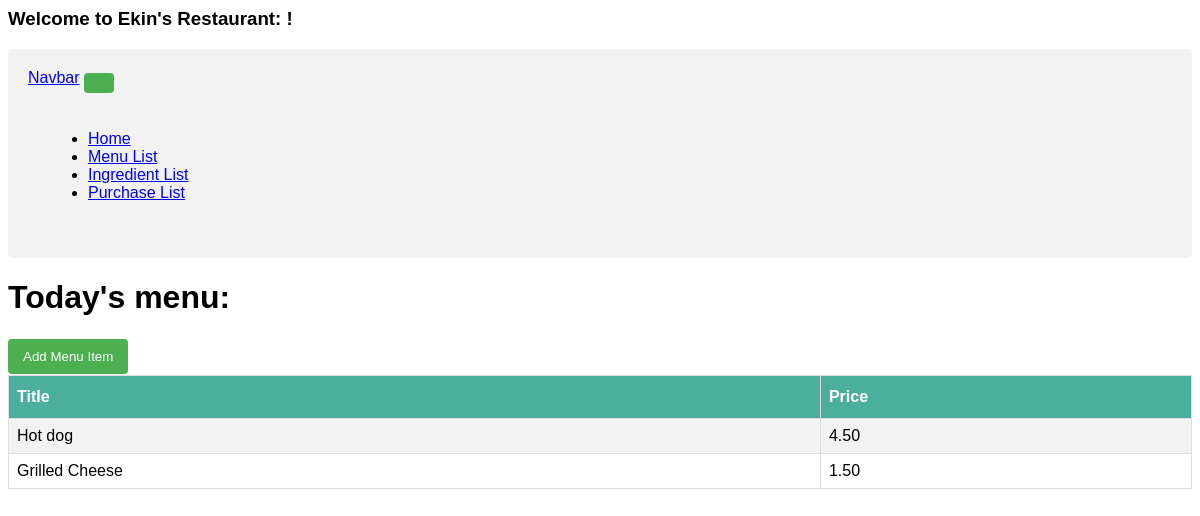
Page /inventory/menu/list on the committed database.
### inventory/models.py (models this page shows)
class MenuItem(models.Model):
    title       = models.TextField()
    price       = models.DecimalField(decimal_places=2,max_digits=4)

### inventory/views.py (the view)
# urls.py: path('inventory/menu/list', views.MenuList.as_view(),name='menuitemlist'),
class MenuList(ListView):
    model = MenuItem

### inventory/templates/inventory/menuitem_list.html
{% extends './base.html'%}
{% block content %}
<h1>
    Today's menu:
</h1>
<a href="{% url 'menuitemcreate' %}"><button class="btn">Add Menu Item</button></a>
<table>
    <tr>
        <th>Title</th>
        <th>Price</th>
    </tr>
    {% for menuitem in menuitem_list %}
    <tr>
        <td> {{menuitem.title}} </td>
        <td> {{menuitem.price}} </td>
    </tr>
    {% endfor %}
</table>
{% endblock %}

### inventory/templates/inventory/base.html (style rules this page uses)
body { font-family: Arial, Helvetica, sans-serif; }
table { border-collapse: collapse; width: 100%; }
td, th { border: 1px solid #ddd; padding: 8px; }
tr:nth-child(even) { background-color: #f2f2f2; }
th { padding-top: 12px; padding-bottom: 12px; text-align: left; background-color: #4caf9e; color: white; }
button, input[type=submit] { background-color: #4CAF50; color: white; padding: 10px 15px; margin: 1px 0; border: none; border-radius: 4px; cursor: pointer; }

### rows in the picture
MenuItem: title "Hot dog", price "4.50"
MenuItem: title "Grilled Cheese", price "1.50"
